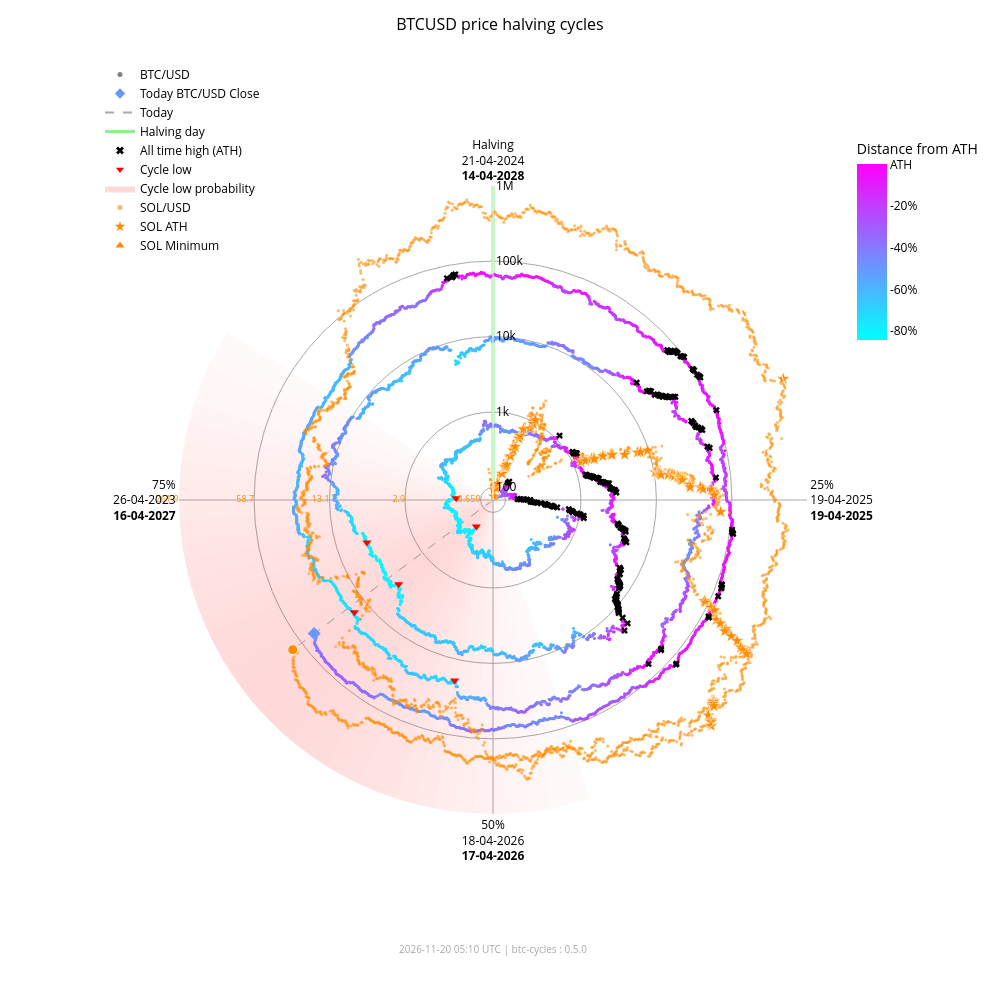

The code cell stored with this chart in its notebook:
### Markdown cell above
### Interactive chart with overlay

### Code cell
fig_overlay_interactive = btc.plot(
    kind="interactive",
    from_date="2012-11-28",
    overlay=sol,
)
fig_overlay_interactive.show(config={"scrollZoom": True, "displayModeBar": True})

### Figure 1 — Plotly figure (JSON) as saved in the notebook; plotly's stock layout.template omitted (floating-point values rounded to 4 significant figures; data arrays with more than 128 entries replaced by an {"elided": "..."} marker saying what was removed)
{"data": [{"fill": "toself", "fillcolor": "rgba(255,0,0,0.018306980149439524)", "hoverinfo": "skip", "line": {"width": 0}, "mode": "lines", "r": [68.43, 1000000, 1000000, 68.43, 68.43], "showlegend": false, "theta": [162.0, 162.0, 165.6, 165.6, 162.0], "type": "scatterpolar"}, {"fill": "toself", "fillcolor": "rgba(255,0,0,0.02405911634527998)", "hoverinfo": "skip", "line": {"width": 0}, "mode": "lines", "r": [68.43, 1000000, 1000000, 68.43, 68.43], "showlegend": false, "theta": [165.6, 165.6, 169.2, 169.2, 165.6], "type": "scatterpolar"}, {"fill": "toself", "fillcolor": "rgba(255,0,0,0.030803449372254352)", "hoverinfo": "skip", "line": {"width": 0}, "mode": "lines", "r": [68.43, 1000000, 1000000, 68.43, 68.43], "showlegend": false, "theta": [169.2, 169.2, 172.8, 172.8, 169.2], "type": "scatterpolar"}, {"fill": "toself", "fillcolor": "rgba(255,0,0,0.03847233586005252)", "hoverinfo": "skip", "line": {"width": 0}, "mode": "lines", "r": [68.43, 1000000, 1000000, 68.43, 68.43], "showlegend": false, "theta": [172.8, 172.8, 176.4, 176.4, 172.8], "type": "scatterpolar"}, {"fill": "toself", "fillcolor": "rgba(255,0,0,0.04694405159551339)", "hoverinfo": "skip", "line": {"width": 0}, "mode": "lines", "r": [68.43, 1000000, 1000000, 68.43, 68.43], "showlegend": false, "theta": [176.4, 176.4, 180.0, 180.0, 176.4], "type": "scatterpolar"}, {"fill": "toself", "fillcolor": "rgba(255,0,0,0.05605603979818329)", "hoverinfo": "skip", "line": {"width": 0}, "mode": "lines", "r": [68.43, 1000000, 1000000, 68.43, 68.43], "showlegend": false, "theta": [180.0, 180.0, 183.6, 183.6, 180.0], "type": "scatterpolar"}, {"fill": "toself", "fillcolor": "rgba(255,0,0,0.06562330627802694)", "hoverinfo": "skip", "line": {"width": 0}, "mode": "lines", "r": [68.43, 1000000, 1000000, 68.43, 68.43], "showlegend": false, "theta": [183.6, 183.6, 187.2, 187.2, 183.6], "type": "scatterpolar"}, {"fill": "toself", "fillcolor": "rgba(255,0,0,0.07545707932574237)", "hoverinfo": "skip", "line": {"width": 0}, "mode": "lines", "r": [68.43, 1000000, 1000000, 68.43, 68.43], "showlegend": false, "theta": [187.2, 187.2, 190.8, 190.8, 187.2], "type": "scatterpolar"}, {"fill": "toself", "fillcolor": "rgba(255,0,0,0.08537841060169407)", "hoverinfo": "skip", "line": {"width": 0}, "mode": "lines", "r": [68.43, 1000000, 1000000, 68.43, 68.43], "showlegend": false, "theta": [190.8, 190.8, 194.4, 194.4, 190.8], "type": "scatterpolar"}, {"fill": "toself", "fillcolor": "rgba(255,0,0,0.09522272137134848)", "hoverinfo": "skip", "line": {"width": 0}, "mode": "lines", "r": [68.43, 1000000, 1000000, 68.43, 68.43], "showlegend": false, "theta": [194.4, 194.4, 198.0, 198.0, 194.4], "type": "scatterpolar"}, {"fill": "toself", "fillcolor": "rgba(255,0,0,0.10483418800389058)", "hoverinfo": "skip", "line": {"width": 0}, "mode": "lines", "r": [68.43, 1000000, 1000000, 68.43, 68.43], "showlegend": false, "theta": [198.0, 198.0, 201.6, 201.6, 198.0], "type": "scatterpolar"}, {"fill": "toself", "fillcolor": "rgba(255,0,0,0.11405248627197925)", "hoverinfo": "skip", "line": {"width": 0}, "mode": "lines", "r": [68.43, 1000000, 1000000, 68.43, 68.43], "showlegend": false, "theta": [201.6, 201.6, 205.2, 205.2, 201.6], "type": "scatterpolar"}, {"fill": "toself", "fillcolor": "rgba(255,0,0,0.12269756305009562)", "hoverinfo": "skip", "line": {"width": 0}, "mode": "lines", "r": [68.43, 1000000, 1000000, 68.43, 68.43], "showlegend": false, "theta": [205.2, 205.2, 208.8, 208.8, 205.2], "type": "scatterpolar"}, {"fill": "toself", "fillcolor": "rgba(255,0,0,0.13055959037792858)", "hoverinfo": "skip", "line": {"width": 0}, "mode": "lines", "r": [68.43, 1000000, 1000000, 68.43, 68.43], "showlegend": false, "theta": [208.8, 208.8, 212.4, 212.4, 208.8], "type": "scatterpolar"}, {"fill": "toself", "fillcolor": "rgba(255,0,0,0.13740037014073872)", "hoverinfo": "skip", "line": {"width": 0}, "mode": "lines", "r": [68.43, 1000000, 1000000, 68.43, 68.43], "showlegend": false, "theta": [212.4, 212.4, 216.0, 216.0, 212.4], "type": "scatterpolar"}, {"fill": "toself", "fillcolor": "rgba(255,0,0,0.14296927208088228)", "hoverinfo": "skip", "line": {"width": 0}, "mode": "lines", "r": [68.43, 1000000, 1000000, 68.43, 68.43], "showlegend": false, "theta": [216.0, 216.0, 219.6, 219.6, 216.0], "type": "scatterpolar"}, {"fill": "toself", "fillcolor": "rgba(255,0,0,0.14703219887325494)", "hoverinfo": "skip", "line": {"width": 0}, "mode": "lines", "r": [68.43, 1000000, 1000000, 68.43, 68.43], "showlegend": false, "theta": [219.6, 219.6, 223.2, 223.2, 219.6], "type": "scatterpolar"}, {"fill": "toself", "fillcolor": "rgba(255,0,0,0.14940752827264187)", "hoverinfo": "skip", "line": {"width": 0}, "mode": "lines", "r": [68.43, 1000000, 1000000, 68.43, 68.43], "showlegend": false, "theta": [223.2, 223.2, 226.8, 226.8, 223.2], "type": "scatterpolar"}, {"fill": "toself", "fillcolor": "rgba(255,0,0,0.15)", "hoverinfo": "skip", "line": {"width": 0}, "mode": "lines", "r": [68.43, 1000000, 1000000, 68.43, 68.43], "showlegend": false, "theta": [226.8, 226.8, 230.4, 230.4, 226.8], "type": "scatterpolar"}, {"fill": "toself", "fillcolor": "rgba(255,0,0,0.14882314851976614)", "hoverinfo": "skip", "line": {"width": 0}, "mode": "lines", "r": [68.43, 1000000, 1000000, 68.43, 68.43], "showlegend": false, "theta": [230.4, 230.4, 234.0, 234.0, 230.4], "type": "scatterpolar"}, {"fill": "toself", "fillcolor": "rgba(255,0,0,0.14600334989350275)", "hoverinfo": "skip", "line": {"width": 0}, "mode": "lines", "r": [68.43, 1000000, 1000000, 68.43, 68.43], "showlegend": false, "theta": [234.0, 234.0, 237.6, 237.6, 234.0], "type": "scatterpolar"}, {"fill": "toself", "fillcolor": "rgba(255,0,0,0.14176315293000513)", "hoverinfo": "skip", "line": {"width": 0}, "mode": "lines", "r": [68.43, 1000000, 1000000, 68.43, 68.43], "showlegend": false, "theta": [237.6, 237.6, 241.2, 241.2, 237.6], "type": "scatterpolar"}, {"fill": "toself", "fillcolor": "rgba(255,0,0,0.1363869302869166)", "hoverinfo": "skip", "line": {"width": 0}, "mode": "lines", "r": [68.43, 1000000, 1000000, 68.43, 68.43], "showlegend": false, "theta": [241.2, 241.2, 244.8, 244.8, 241.2], "type": "scatterpolar"}, {"fill": "toself", "fillcolor": "rgba(255,0,0,0.13017643696734477)", "hoverinfo": "skip", "line": {"width": 0}, "mode": "lines", "r": [68.43, 1000000, 1000000, 68.43, 68.43], "showlegend": false, "theta": [244.8, 244.8, 248.4, 248.4, 244.8], "type": "scatterpolar"}, {"fill": "toself", "fillcolor": "rgba(255,0,0,0.1234063302665758)", "hoverinfo": "skip", "line": {"width": 0}, "mode": "lines", "r": [68.43, 1000000, 1000000, 68.43, 68.43], "showlegend": false, "theta": [248.4, 248.4, 252.0, 252.0, 248.4], "type": "scatterpolar"}, {"fill": "toself", "fillcolor": "rgba(255,0,0,0.11628949020714345)", "hoverinfo": "skip", "line": {"width": 0}, "mode": "lines", "r": [68.43, 1000000, 1000000, 68.43, 68.43], "showlegend": false, "theta": [252.0, 252.0, 255.6, 255.6, 252.0], "type": "scatterpolar"}, {"fill": "toself", "fillcolor": "rgba(255,0,0,0.108959277972535)", "hoverinfo": "skip", "line": {"width": 0}, "mode": "lines", "r": [68.43, 1000000, 1000000, 68.43, 68.43], "showlegend": false, "theta": [255.6, 255.6, 259.2, 259.2, 255.6], "type": "scatterpolar"}, {"fill": "toself", "fillcolor": "rgba(255,0,0,0.1014715299920515)", "hoverinfo": "skip", "line": {"width": 0}, "mode": "lines", "r": [68.43, 1000000, 1000000, 68.43, 68.43], "showlegend": false, "theta": [259.2, 259.2, 262.8, 262.8, 259.2], "type": "scatterpolar"}, {"fill": "toself", "fillcolor": "rgba(255,0,0,0.09382430417652897)", "hoverinfo": "skip", "line": {"width": 0}, "mode": "lines", "r": [68.43, 1000000, 1000000, 68.43, 68.43], "showlegend": false, "theta": [262.8, 262.8, 266.4, 266.4, 262.8], "type": "scatterpolar"}, {"fill": "toself", "fillcolor": "rgba(255,0,0,0.08598937207621672)", "hoverinfo": "skip", "line": {"width": 0}, "mode": "lines", "r": [68.43, 1000000, 1000000, 68.43, 68.43], "showlegend": false, "theta": [266.4, 266.4, 270.0, 270.0, 266.4], "type": "scatterpolar"}, {"fill": "toself", "fillcolor": "rgba(255,0,0,0.07794710108398434)", "hoverinfo": "skip", "line": {"width": 0}, "mode": "lines", "r": [68.43, 1000000, 1000000, 68.43, 68.43], "showlegend": false, "theta": [270.0, 270.0, 273.6, 273.6, 270.0], "type": "scatterpolar"}, {"fill": "toself", "fillcolor": "rgba(255,0,0,0.06971614429145927)", "hoverinfo": "skip", "line": {"width": 0}, "mode": "lines", "r": [68.43, 1000000, 1000000, 68.43, 68.43], "showlegend": false, "theta": [273.6, 273.6, 277.2, 277.2, 273.6], "type": "scatterpolar"}, {"fill": "toself", "fillcolor": "rgba(255,0,0,0.061371174705723626)", "hoverinfo": "skip", "line": {"width": 0}, "mode": "lines", "r": [68.43, 1000000, 1000000, 68.43, 68.43], "showlegend": false, "theta": [277.2, 277.2, 280.8, 280.8, 277.2], "type": "scatterpolar"}, {"fill": "toself", "fillcolor": "rgba(255,0,0,0.05304520605236535)", "hoverinfo": "skip", "line": {"width": 0}, "mode": "lines", "r": [68.43, 1000000, 1000000, 68.43, 68.43], "showlegend": false, "theta": [280.8, 280.8, 284.4, 284.4, 280.8], "type": "scatterpolar"}, {"fill": "toself", "fillcolor": "rgba(255,0,0,0.044916938988340704)", "hoverinfo": "skip", "line": {"width": 0}, "mode": "lines", "r": [68.43, 1000000, 1000000, 68.43, 68.43], "showlegend": false, "theta": [284.4, 284.4, 288.0, 288.0, 284.4], "type": "scatterpolar"}, {"fill": "toself", "fillcolor": "rgba(255,0,0,0.0371870550186571)", "hoverinfo": "skip", "line": {"width": 0}, "mode": "lines", "r": [68.43, 1000000, 1000000, 68.43, 68.43], "showlegend": false, "theta": [288.0, 288.0, 291.6, 291.6, 288.0], "type": "scatterpolar"}, {"fill": "toself", "fillcolor": "rgba(255,0,0,0.030049603184432498)", "hoverinfo": "skip", "line": {"width": 0}, "mode": "lines", "r": [68.43, 1000000, 1000000, 68.43, 68.43], "showlegend": false, "theta": [291.6, 291.6, 295.2, 295.2, 291.6], "type": "scatterpolar"}, {"fill": "toself", "fillcolor": "rgba(255,0,0,0.023665126797805223)", "hoverinfo": "skip", "line": {"width": 0}, "mode": "lines", "r": [68.43, 1000000, 1000000, 68.43, 68.43], "showlegend": false, "theta": [295.2, 295.2, 298.8, 298.8, 295.2], "type": "scatterpolar"}, {"fill": "toself", "fillcolor": "rgba(255,0,0,0.018141004067302662)", "hoverinfo": "skip", "line": {"width": 0}, "mode": "lines", "r": [68.43, 1000000, 1000000, 68.43, 68.43], "showlegend": false, "theta": [298.8, 298.8, 302.4, 302.4, 298.8], "type": "scatterpolar"}, {"hoverinfo": "skip", "line": {"color": "darkgrey", "dash": "dash", "width": 1}, "mode": "lines", "r": [68.43, 61900.0], "showlegend": false, "theta": [233.2, 233.2], "type": "scatterpolar"}, {"hoverinfo": "skip", "line": {"color": "darkgrey", "dash": "dash", "width": 1}, "mode": "lines", "r": [68.43, 140200.0], "showlegend": false, "theta": [233.2, 233.2], "type": "scatterpolar"}, {"hoverinfo": "skip", "line": {"color": "lightgreen", "width": 3}, "mode": "lines", "r": [68.43, 1000000], "showlegend": false, "theta": [0, 0], "type": "scatterpolar"}, {"hoverinfo": "text", "marker": {"color": {"elided": "4955 str values"}, "size": 3}, "mode": "markers", "r": {"elided": "4955 float values"}, "showlegend": false, "text": {"elided": "4955 str values"}, "theta": {"elided": "4955 float values"}, "type": "scatterpolar"}, {"hoverinfo": "text", "marker": {"color": "#FF8C00", "opacity": 0.6, "size": 3}, "mode": "markers", "r": {"elided": "2415 float values"}, "showlegend": false, "text": {"elided": "2415 str values"}, "theta": {"elided": "2415 float values"}, "type": "scatterpolar"}, {"hoverinfo": "text", "marker": {"color": "#6798ff", "size": 10, "symbol": "diamond"}, "mode": "markers", "r": [61900.0], "showlegend": false, "text": ["Today<br>Date: 2026-11-19<br>Price: $61,901.82"], "theta": [233.2], "type": "scatterpolar"}, {"hoverinfo": "text", "marker": {"color": "#FF8C00", "line": {"color": "white", "width": 1}, "size": 10, "symbol": "circle"}, "mode": "markers", "r": [140200.0], "showlegend": false, "text": ["Today SOL<br>Date: 2026-11-19<br>Price: $73.07"], "theta": [233.2], "type": "scatterpolar"}, {"hoverinfo": "text", "marker": {"color": "#FF8C00", "line": {"color": "white", "width": 0.5}, "size": 10, "symbol": "star"}, "mode": "markers", "r": [68.43, 76.69, 98.28, 115.1, 160.2, 199.2, 200.3, 203.8, 217.3, 287.8, 349.8, 397.3, 523.3, 573.2, 718.1, 798.5, 948.0, 1078.0, 1271.0, 1461.0, 1785.0, 1908.0, 1917.0, 2530.0, 3215.0, 3302.0, 3322.0, 4795.0, 7121.0, 7760.0, 9679.0, 10370.0, 11210.0, 11600.0, 11830.0, 12190.0, 15220.0, 16990.0, 18090.0, 20010.0, 20730.0, 21720.0, 21920.0, 22700.0, 28100.0, 28410.0, 38550.0, 41750.0, 54000.0, 58230.0, 71670.0, 86520.0, 90770.0, 111800.0, 112400.0, 128500.0, 155700.0, 182600.0, 229400.0, 231200.0, 295100.0, 371400.0, 451600.0, 493500.0, 583700.0, 612100.0, 618900.0, 644000.0, 686600.0, 744100.0, 879500.0, 907500.0, 980900.0, 1000000.0], "showlegend": false, "text": ["SOL ATH<br>Date: 2020-04-10<br>Price: $0.95", "SOL ATH<br>Date: 2020-07-12<br>Price: $1.02", "SOL ATH<br>Date: 2020-07-13<br>Price: $1.18", "SOL ATH<br>Date: 2020-07-15<br>Price: $1.29", "SOL ATH<br>Date: 2020-07-26<br>Price: $1.57", "SOL ATH<br>Date: 2020-07-27<br>Price: $1.78", "SOL ATH<br>Date: 2020-07-28<br>Price: $1.78", "SOL ATH<br>Date: 2020-08-03<br>Price: $1.80", "SOL ATH<br>Date: 2020-08-04<br>Price: $1.87", "SOL ATH<br>Date: 2020-08-06<br>Price: $2.21", "SOL ATH<br>Date: 2020-08-08<br>Price: $2.47", "SOL ATH<br>Date: 2020-08-09<br>Price: $2.67", "SOL ATH<br>Date: 2020-08-10<br>Price: $3.13", "SOL ATH<br>Date: 2020-08-11<br>Price: $3.30", "SOL ATH<br>Date: 2020-08-12<br>Price: $3.77", "SOL ATH<br>Date: 2020-08-28<br>Price: $4.01", "SOL ATH<br>Date: 2020-08-30<br>Price: $4.44", "SOL ATH<br>Date: 2020-08-31<br>Price: $4.78", "SOL ATH<br>Date: 2021-02-02<br>Price: $5.27", "SOL ATH<br>Date: 2021-02-03<br>Price: $5.72", "SOL ATH<br>Date: 2021-02-04<br>Price: $6.43", "SOL ATH<br>Date: 2021-02-05<br>Price: $6.68", "SOL ATH<br>Date: 2021-02-07<br>Price: $6.70", "SOL ATH<br>Date: 2021-02-08<br>Price: $7.88", "SOL ATH<br>Date: 2021-02-10<br>Price: $9.07", "SOL ATH<br>Date: 2021-02-11<br>Price: $9.22", "SOL ATH<br>Date: 2021-02-12<br>Price: $9.25", "SOL ATH<br>Date: 2021-02-19<br>Price: $11.47", "SOL ATH<br>Date: 2021-02-22<br>Price: $14.45", "SOL ATH<br>Date: 2021-02-23<br>Price: $15.20", "SOL ATH<br>Date: 2021-02-24<br>Price: $17.30", "SOL ATH<br>Date: 2021-03-28<br>Price: $18.02", "SOL ATH<br>Date: 2021-03-29<br>Price: $18.85", "SOL ATH<br>Date: 2021-03-30<br>Price: $19.23", "SOL ATH<br>Date: 2021-03-31<br>Price: $19.47", "SOL ATH<br>Date: 2021-04-02<br>Price: $19.81", "SOL ATH<br>Date: 2021-04-03<br>Price: $22.55", "SOL ATH<br>Date: 2021-04-04<br>Price: $24.06", "SOL ATH<br>Date: 2021-04-06<br>Price: $24.96", "SOL ATH<br>Date: 2021-04-07<br>Price: $26.48", "SOL ATH<br>Date: 2021-04-08<br>Price: $27.03", "SOL ATH<br>Date: 2021-04-09<br>Price: $27.78", "SOL ATH<br>Date: 2021-04-11<br>Price: $27.93", "SOL ATH<br>Date: 2021-04-12<br>Price: $28.51", "SOL ATH<br>Date: 2021-04-18<br>Price: $32.30", "SOL ATH<br>Date: 2021-04-21<br>Price: $32.51", "SOL ATH<br>Date: 2021-04-22<br>Price: $38.88", "SOL ATH<br>Date: 2021-04-24<br>Price: $40.74", "SOL ATH<br>Date: 2021-04-25<br>Price: $47.37", "SOL ATH<br>Date: 2021-05-01<br>Price: $49.51", "SOL ATH<br>Date: 2021-05-18<br>Price: $55.91", "SOL ATH<br>Date: 2021-08-16<br>Price: $62.43", "SOL ATH<br>Date: 2021-08-17<br>Price: $64.21", "SOL ATH<br>Date: 2021-08-18<br>Price: $72.54", "SOL ATH<br>Date: 2021-08-19<br>Price: $72.76", "SOL ATH<br>Date: 2021-08-20<br>Price: $78.72", "SOL ATH<br>Date: 2021-08-27<br>Price: $88.09", "SOL ATH<br>Date: 2021-08-28<br>Price: $96.70", "SOL ATH<br>Date: 2021-08-30<br>Price: $110.54", "SOL ATH<br>Date: 2021-09-01<br>Price: $111.03", "SOL ATH<br>Date: 2021-09-02<br>Price: $128.10", "SOL ATH<br>Date: 2021-09-03<br>Price: $146.58", "SOL ATH<br>Date: 2021-09-06<br>Price: $164.38", "SOL ATH<br>Date: 2021-09-07<br>Price: $173.15", "SOL ATH<br>Date: 2021-09-08<br>Price: $191.04", "SOL ATH<br>Date: 2021-10-22<br>Price: $196.43", "SOL ATH<br>Date: 2021-10-23<br>Price: $197.70", "SOL ATH<br>Date: 2021-10-24<br>Price: $202.36", "SOL ATH<br>Date: 2021-10-25<br>Price: $210.10", "SOL ATH<br>Date: 2021-11-02<br>Price: $220.24", "SOL ATH<br>Date: 2021-11-03<br>Price: $242.90", "SOL ATH<br>Date: 2021-11-04<br>Price: $247.39", "SOL ATH<br>Date: 2021-11-06<br>Price: $258.93", "SOL ATH<br>Date: 2025-01-18<br>Price: $261.87"], "theta": [352.0, 15.5, 15.75, 16.25, 19.0, 19.25, 19.5, 21.0, 21.25, 21.75, 22.25, 22.5, 22.75, 23.0, 23.25, 27.25, 27.75, 28.0, 66.75, 67.0, 67.25, 67.5, 68.0, 68.25, 68.75, 69.0, 69.25, 71.0, 71.75, 72.0, 72.25, 80.25, 80.5, 80.75, 81.0, 81.5, 81.75, 82.0, 82.5, 82.75, 83.0, 83.25, 83.75, 84.0, 85.5, 86.25, 86.5, 87.0, 87.25, 88.75, 93.0, 115.5, 115.8, 116.0, 116.2, 116.5, 118.2, 118.5, 119.0, 119.5, 119.8, 120.0, 120.7, 121.0, 121.3, 132.2, 132.5, 132.8, 133.0, 135.0, 135.2, 135.5, 136.0, 67.35], "type": "scatterpolar"}, {"hoverinfo": "text", "marker": {"color": "#FF8C00", "line": {"color": "white", "width": 0.5}, "size": 10, "symbol": "triangle-up"}, "mode": "markers", "r": [68.43], "showlegend": false, "text": ["SOL Minimum<br>Date: 2020-05-11<br>Price: $0.52"], "theta": [0.0], "type": "scatterpolar"}, {"hoverinfo": "text", "marker": {"color": "black", "size": 6, "symbol": "x"}, "mode": "markers", "r": {"elided": "182 float values"}, "showlegend": false, "text": {"elided": "182 str values"}, "theta": {"elided": "182 float values"}, "type": "scatterpolar"}, {"hoverinfo": "text", "marker": {"color": "red", "size": 8, "symbol": "triangle-down"}, "mode": "markers", "r": [178.1, 210.5, 3237.0, 3961.0, 19020.0, 15790.0], "showlegend": false, "text": ["Cycle Low<br>Date: 2015-01-14<br>Price: $178.10<br>ATH distance: -84.5%", "Cycle Low<br>Date: 2015-08-24<br>Price: $210.49<br>ATH distance: -81.7%", "Cycle Low<br>Date: 2018-12-15<br>Price: $3,236.76<br>ATH distance: -83.4%", "Cycle Low<br>Date: 2019-03-15<br>Price: $3,960.91<br>ATH distance: -79.7%", "Cycle Low<br>Date: 2022-06-18<br>Price: $19,017.64<br>ATH distance: -71.9%", "Cycle Low<br>Date: 2022-11-21<br>Price: $15,787.28<br>ATH distance: -76.6%"], "theta": [212.1, 272.7, 228.3, 251.4, 192.0, 231.0], "type": "scatterpolar"}, {"marker": {"color": "grey", "size": 5}, "mode": "markers", "name": "BTC/USD", "r": [null], "theta": [null], "type": "scatterpolar"}, {"marker": {"color": "#6798ff", "size": 8, "symbol": "diamond"}, "mode": "markers", "name": "Today BTC/USD Close", "r": [null], "theta": [null], "type": "scatterpolar"}, {"line": {"color": "darkgrey", "dash": "dash"}, "mode": "lines", "name": "Today", "r": [null], "theta": [null], "type": "scatterpolar"}, {"line": {"color": "lightgreen", "width": 3}, "mode": "lines", "name": "Halving day", "r": [null], "theta": [null], "type": "scatterpolar"}, {"marker": {"color": "black", "size": 7, "symbol": "x"}, "mode": "markers", "name": "All time high (ATH)", "r": [null], "theta": [null], "type": "scatterpolar"}, {"marker": {"color": "red", "size": 7, "symbol": "triangle-down"}, "mode": "markers", "name": "Cycle low", "r": [null], "theta": [null], "type": "scatterpolar"}, {"fill": "toself", "fillcolor": "rgba(255,0,0,0.15)", "line": {"width": 0}, "mode": "lines", "name": "Cycle low probability", "r": [null], "theta": [null], "type": "scatterpolar"}, {"marker": {"color": "#FF8C00", "opacity": 0.6, "size": 5}, "mode": "markers", "name": "SOL/USD", "r": [null], "theta": [null], "type": "scatterpolar"}, {"marker": {"color": "#FF8C00", "size": 8, "symbol": "star"}, "mode": "markers", "name": "SOL ATH", "r": [null], "theta": [null], "type": "scatterpolar"}, {"marker": {"color": "#FF8C00", "size": 8, "symbol": "triangle-up"}, "mode": "markers", "name": "SOL Minimum", "r": [null], "theta": [null], "type": "scatterpolar"}, {"hoverinfo": "skip", "marker": {"cmax": 0, "cmin": -0.8453, "color": [0], "colorbar": {"len": 0.25, "ticktext": ["ATH", "-20%", "-40%", "-60%", "-80%", "-100%"], "tickvals": [0, -0.2, -0.4, -0.6, -0.8, -1.0], "title": {"text": "Distance from ATH"}, "x": 0.95, "y": 0.92, "yanchor": "top"}, "colorscale": {"elided": "256x2 mixed values"}, "showscale": true, "size": 0}, "mode": "markers", "r": [null], "showlegend": false, "theta": [null], "type": "scatterpolar"}, {"hoverinfo": "skip", "mode": "text", "r": [100, 1000, 10000, 100000, 1000000], "showlegend": false, "text": ["0.659", "2.9", "13.1", "58.7", "261.9"], "textfont": {"color": "#FF8C00", "size": 9}, "textposition": "middle left", "theta": [270, 270, 270, 270, 270], "type": "scatterpolar"}], "layout": {"annotations": [{"font": {"color": "darkgrey", "size": 10}, "showarrow": false, "text": "2026-11-20 05:10 UTC | btc-cycles : 0.5.0", "x": 0.5, "xref": "paper", "y": -0.02, "yref": "paper"}], "font": {"color": "black"}, "height": 1000, "legend": {"bgcolor": "rgba(0,0,0,0)", "font": {"color": "black"}, "x": 0.0, "y": 1.0}, "margin": {"b": 60, "l": 100, "r": 80, "t": 60}, "paper_bgcolor": "white", "plot_bgcolor": "white", "polar": {"angularaxis": {"color": "black", "direction": "clockwise", "gridcolor": "darkgrey", "rotation": 90, "ticktext": ["Halving<br>21-04-2024<br><b>14-04-2028</b>", "25%<br>19-04-2025<br><b>19-04-2025</b>", "50%<br>18-04-2026<br><b>17-04-2026</b>", "75%<br>26-04-2023<br><b>16-04-2027</b>"], "tickvals": [0, 90, 180, 270]}, "bgcolor": "white", "domain": {"x": [0.1, 0.9], "y": [0.05, 0.95]}, "radialaxis": {"angle": 90, "color": "black", "gridcolor": "darkgrey", "range": [1.835, 6.0], "tickangle": 90, "ticktext": ["100", "1k", "10k", "100k", "1M"], "tickvals": [100, 1000, 10000, 100000, 1000000], "type": "log"}}, "title": {"font": {"color": "black", "size": 16}, "text": "BTCUSD price halving cycles", "x": 0.5}, "width": 1000}}
